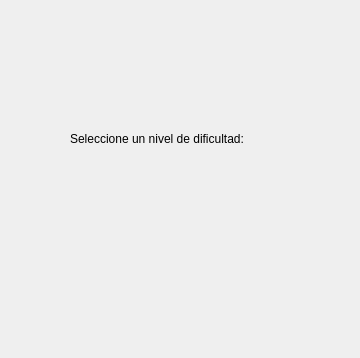
<?xml version="1.0" encoding="UTF-8"?>
<ui version="4.0">
 <class>nivel</class>
 <widget class="QDialog" name="nivel">
  <property name="windowModality">
   <enum>Qt::WindowModal</enum>
  </property>
  <property name="geometry">
   <rect>
    <x>0</x>
    <y>0</y>
    <width>360</width>
    <height>358</height>
   </rect>
  </property>
  <property name="windowTitle">
   <string notr="true">QSudoku - Niveles</string>
  </property>
  <property name="windowIcon">
   <iconset>
    <normaloff>../Recursos/i160x130.png</normaloff>../Recursos/i160x130.png</iconset>
  </property>
  <property name="autoFillBackground">
   <bool>false</bool>
  </property>
  <widget class="QWidget" name="verticalLayoutWidget">
   <property name="geometry">
    <rect>
     <x>100</x>
     <y>160</y>
     <width>160</width>
     <height>191</height>
    </rect>
   </property>
   <layout class="QVBoxLayout" name="lyLevel"/>
  </widget>
  <widget class="QFrame" name="imgFrame">
   <property name="geometry">
    <rect>
     <x>20</x>
     <y>0</y>
     <width>320</width>
     <height>110</height>
    </rect>
   </property>
   <property name="frameShape">
    <enum>QFrame::NoFrame</enum>
   </property>
  </widget>
  <widget class="QLabel" name="label">
   <property name="geometry">
    <rect>
     <x>70</x>
     <y>130</y>
     <width>231</width>
     <height>17</height>
    </rect>
   </property>
   <property name="text">
    <string>Seleccione un nivel de dificultad:</string>
   </property>
  </widget>
 </widget>
 <resources/>
 <connections/>
</ui>
